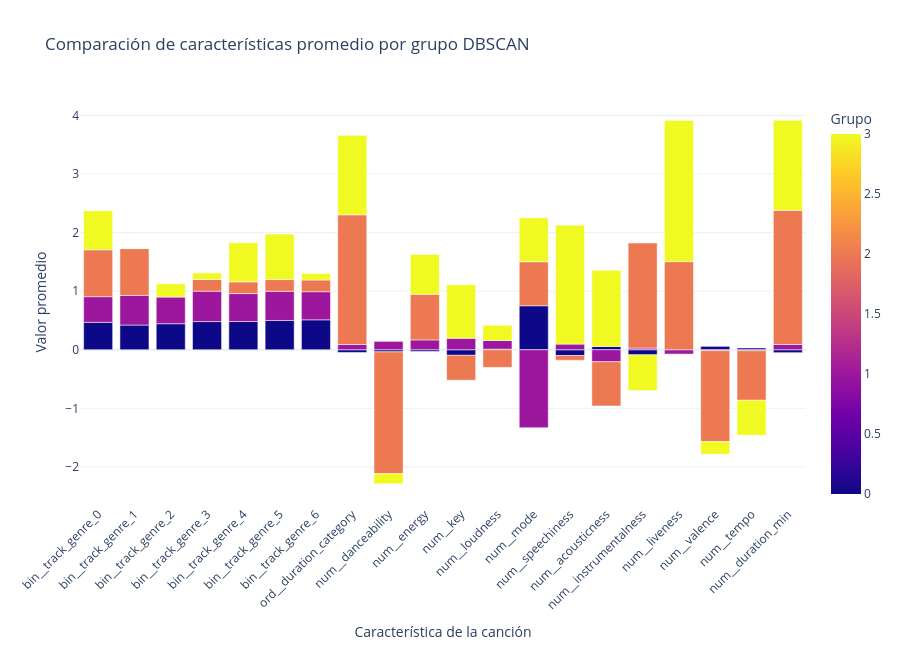

This figure's notebook cell:
### Code cell
df_resumen_plotly = resumen_clusters.reset_index().melt(
    id_vars="cluster",
    var_name="Característica",
    value_name="Promedio"
)

fig = px.bar(
    df_resumen_plotly,
    x="Característica",
    y="Promedio",
    color="cluster",
    barmode="group",
    title="Comparación de características promedio por grupo DBSCAN",
    labels={
        "cluster": "Grupo",
        "Característica": "Característica de la canción",
        "Promedio": "Valor promedio"
    },
    hover_data={"Promedio": ":.3f"}
)

fig.update_layout(
    template="plotly_white",
    xaxis_tickangle=-45,
    height=650
)

fig.show()

### Figure 1 — Plotly figure (JSON) as saved in the notebook; plotly's stock layout.template omitted (floating-point values rounded to 4 significant figures)
{"data": [{"alignmentgroup": "True", "hovertemplate": "Característica de la canción=%{x}<br>Valor promedio=%{y:.3f}<br>Grupo=%{marker.color}<extra></extra>", "legendgroup": "", "marker": {"color": [0, 1, 2, 3, 0, 1, 2, 3, 0, 1, 2, 3, 0, 1, 2, 3, 0, 1, 2, 3, 0, 1, 2, 3, 0, 1, 2, 3, 0, 1, 2, 3, 0, 1, 2, 3, 0, 1, 2, 3, 0, 1, 2, 3, 0, 1, 2, 3, 0, 1, 2, 3, 0, 1, 2, 3, 0, 1, 2, 3, 0, 1, 2, 3, 0, 1, 2, 3, 0, 1, 2, 3, 0, 1, 2, 3, 0, 1, 2, 3], "coloraxis": "coloraxis", "pattern": {"shape": ""}}, "name": "", "offsetgroup": "", "orientation": "v", "showlegend": false, "textposition": "auto", "type": "bar", "x": ["bin__track_genre_0", "bin__track_genre_0", "bin__track_genre_0", "bin__track_genre_0", "bin__track_genre_1", "bin__track_genre_1", "bin__track_genre_1", "bin__track_genre_1", "bin__track_genre_2", "bin__track_genre_2", "bin__track_genre_2", "bin__track_genre_2", "bin__track_genre_3", "bin__track_genre_3", "bin__track_genre_3", "bin__track_genre_3", "bin__track_genre_4", "bin__track_genre_4", "bin__track_genre_4", "bin__track_genre_4", "bin__track_genre_5", "bin__track_genre_5", "bin__track_genre_5", "bin__track_genre_5", "bin__track_genre_6", "bin__track_genre_6", "bin__track_genre_6", "bin__track_genre_6", "ord__duration_category", "ord__duration_category", "ord__duration_category", "ord__duration_category", "num__danceability", "num__danceability", "num__danceability", "num__danceability", "num__energy", "num__energy", "num__energy", "num__energy", "num__key", "num__key", "num__key", "num__key", "num__loudness", "num__loudness", "num__loudness", "num__loudness", "num__mode", "num__mode", "num__mode", "num__mode", "num__speechiness", "num__speechiness", "num__speechiness", "num__speechiness", "num__acousticness", "num__acousticness", "num__acousticness", "num__acousticness", "num__instrumentalness", "num__instrumentalness", "num__instrumentalness", "num__instrumentalness", "num__liveness", "num__liveness", "num__liveness", "num__liveness", "num__valence", "num__valence", "num__valence", "num__valence", "num__tempo", "num__tempo", "num__tempo", "num__tempo", "num__duration_min", "num__duration_min", "num__duration_min", "num__duration_min"], "xaxis": "x", "y": [0.4675, 0.4386, 0.8, 0.6667, 0.4217, 0.5056, 0.8, 0.0, 0.4443, 0.4586, 0.0, 0.2222, 0.4811, 0.5185, 0.2, 0.1111, 0.4821, 0.4768, 0.2, 0.6667, 0.4995, 0.4985, 0.2, 0.7778, 0.5108, 0.4803, 0.2, 0.1111, -0.04672, 0.08927, 2.215, 1.356, -0.03624, 0.1431, -2.08, -0.1726, -0.02894, 0.1676, 0.7783, 0.6796, -0.09493, 0.1964, -0.4244, 0.9123, 0.009901, 0.1477, -0.3006, 0.2609, 0.7511, -1.331, 0.7511, 0.7511, -0.0996, 0.09627, -0.08029, 2.03, 0.05485, -0.2053, -0.7547, 1.303, -0.0876, 0.02843, 1.794, -0.6069, -0.0003267, -0.07322, 1.504, 2.41, 0.05776, -0.01599, -1.553, -0.2139, 0.0301, -0.01792, -0.8452, -0.5977, -0.0501, 0.08966, 2.29, 1.539], "yaxis": "y"}], "layout": {"barmode": "group", "coloraxis": {"colorbar": {"title": {"text": "Grupo"}}, "colorscale": [[0, "#0d0887"], [0.1111, "#46039f"], [0.2222, "#7201a8"], [0.3333, "#9c179e"], [0.4444, "#bd3786"], [0.5556, "#d8576b"], [0.6667, "#ed7953"], [0.7778, "#fb9f3a"], [0.8889, "#fdca26"], [1, "#f0f921"]]}, "height": 650, "legend": {"tracegroupgap": 0}, "title": {"text": "Comparación de características promedio por grupo DBSCAN"}, "xaxis": {"anchor": "y", "domain": [0, 1], "tickangle": -45, "title": {"text": "Característica de la canción"}}, "yaxis": {"anchor": "x", "domain": [0, 1], "title": {"text": "Valor promedio"}}}}
